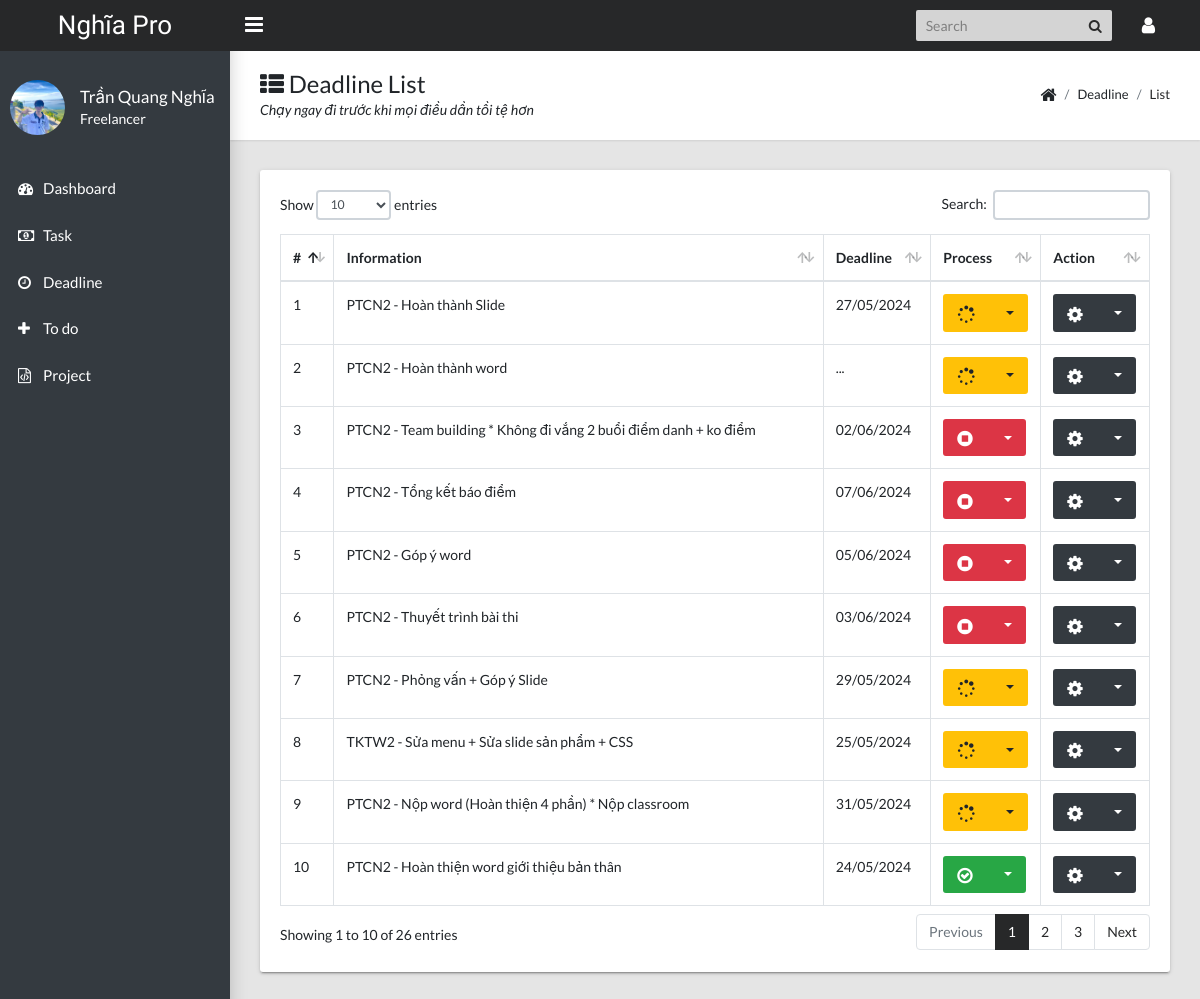
Page /views/show-deadline.php on the committed database.
### tables this page shows
CREATE TABLE `deadline` (
  `id` int(11) NOT NULL,
  `information` varchar(999) NOT NULL,
  `deadline` varchar(60) NOT NULL,
  `process` int(11) NOT NULL
);

### views/show-deadline.php (the view, shortened to what this page needs)
<!DOCTYPE html>
<html lang="en">
  <head>
    <link rel="stylesheet" type="text/css" href="css/main.css">
    <link rel="stylesheet" type="text/css" href="https://maxcdn.bootstrapcdn.com/font-awesome/4.7.0/css/font-awesome.min.css">
    <link rel="stylesheet" href="css/fix.css">
  </head>
  <body class="app sidebar-mini rtl">
    <?php include './includes/header.php' ?>
    <main class="app-content">
      <div class="app-title">
        <div>
          <h1><i class="fa fa-th-list"></i> Deadline List</h1>
          <p>Chạy ngay đi trước khi mọi điều dần tồi tệ hơn</p>
        </div>
        <ul class="app-breadcrumb breadcrumb side">
          <li class="breadcrumb-item"><i class="fa fa-home fa-lg"></i></li>
          <li class="breadcrumb-item">Deadline</li>
          <li class="breadcrumb-item active"><a href="#">List</a></li>
        </ul>
      </div>
      <div class="row">
        <div class="col-md-12">
          <div class="tile">
            <div class="tile-body">
              <table class="table table-hover table-bordered" id="sampleTable">
                <thead>
                  <tr>
                    <th>#</th>
                    <th>Information</th>
                    <th>Deadline</th>
                    <th>Process</th>
                    <th>Action</th>
                  </tr>
                </thead>
                <tbody>
                  <?php
                  include './includes/model.php';
                  $stmt = $conn->prepare("SELECT * FROM deadline ORDER BY id DESC");
                  $stmt->execute();
                  $result = $stmt->get_result();
                  $stt = 1;
                  while ($row = $result->fetch_assoc()) :
                    ?>
                    <tr>
                        <td><?= $stt ?></td>
                        <td><?= $row['information'] ?></td>
                        <td><?= $row['deadline'] ?></td>
                        <td>
                        <div class="btn-group" role="group" aria-label="Button group with nested dropdown">
                            <button class="btn btn-<?= translateProcessClass($row['process']) ?>" type="button"><?= translateProcess($row['process']) ?></button>
                            <div class="btn-group" role="group">
                            <button class="btn btn-<?= translateProcessClass($row['process']) ?> dropdown-toggle" id="btnGroupDrop1" type="button" data-toggle="dropdown" aria-haspopup="true" aria-expanded="false"></button>
                            </div>
                        </div>
                        </td>
                        <td>
                        <div class="btn-group" role="group" aria-label="Button group with nested dropdown">
                            <button class="btn btn-dark" type="button"><i style="font-size: 18px;" class="fa fa-cog" aria-hidden="true"></i></button>
                            <div class="btn-group" role="group">
                            <button class="btn btn-dark dropdown-toggle" id="btnGroupDrop1" type="button" data-toggle="dropdown" aria-haspopup="true" aria-expanded="false"></button>
                            </div>
                        </div>
                        </td>
                    </tr>
                    <?php
                    $stt ++;
                  endwhile;
                  ?>
                </tbody>
              </table>
            </div>
          </div>
        </div>
      </div>
    </main>
  </body>
</html>

### views/includes/model.php (shortened to what this page needs)
<?php
function translateProcess($process){
    if($process == 0){
        return "<i style='font-size: 18px;' class='icon fa fa-stop-circle fa-3x'></i>";
    }
    if($process == 1){
        return "<i style='font-size: 18px;' class='icon fa fa-spinner fa-3x'></i>";
    }
    if($process == 2){
        return "<i style='font-size: 18px;' class='icon fa fa-check-circle-o fa-3x'></i>";
    }
}
function translateProcessClass($process){
    if($process == 0){
        return "danger";
    }
    if($process == 1){
        return "warning";
    }
    if($process == 2){
        return "success";
    }
}

### rows in the picture
deadline: information "PTCN2 - Hoàn thành Slide", deadline "27/05/2024", process 1 (drawn)
deadline: information "PTCN2 - Hoàn thành word", deadline "...", process 1 (drawn)
deadline: information "PTCN2 - Team building * Không đi vắng 2 buổi điểm danh + ko điểm", deadline "02/06/2024", process 0 (drawn)
deadline: information "PTCN2 - Tổng kết báo điểm", deadline "07/06/2024", process 0 (drawn)
deadline: information "PTCN2 - Góp ý word", deadline "05/06/2024", process 0 (drawn)
deadline: information "PTCN2 - Thuyết trình bài thi", deadline "03/06/2024", process 0 (drawn)
deadline: information "PTCN2 - Phỏng vấn + Góp ý Slide", deadline "29/05/2024", process 1 (drawn)
deadline: information "TKTW2 - Sửa menu + Sửa slide sản phẩm + CSS", deadline "25/05/2024", process 1 (drawn)
deadline: information "PTCN2 - Nộp word (Hoàn thiện 4 phần) * Nộp classroom", deadline "31/05/2024", process 1 (drawn)
deadline: information "PTCN2 - Hoàn thiện word giới thiệu bản thân", deadline "24/05/2024", process 2 (drawn)

### other values in the picture
USERNAME "Trần Quang Nghĩa"
JOB "Freelancer"
